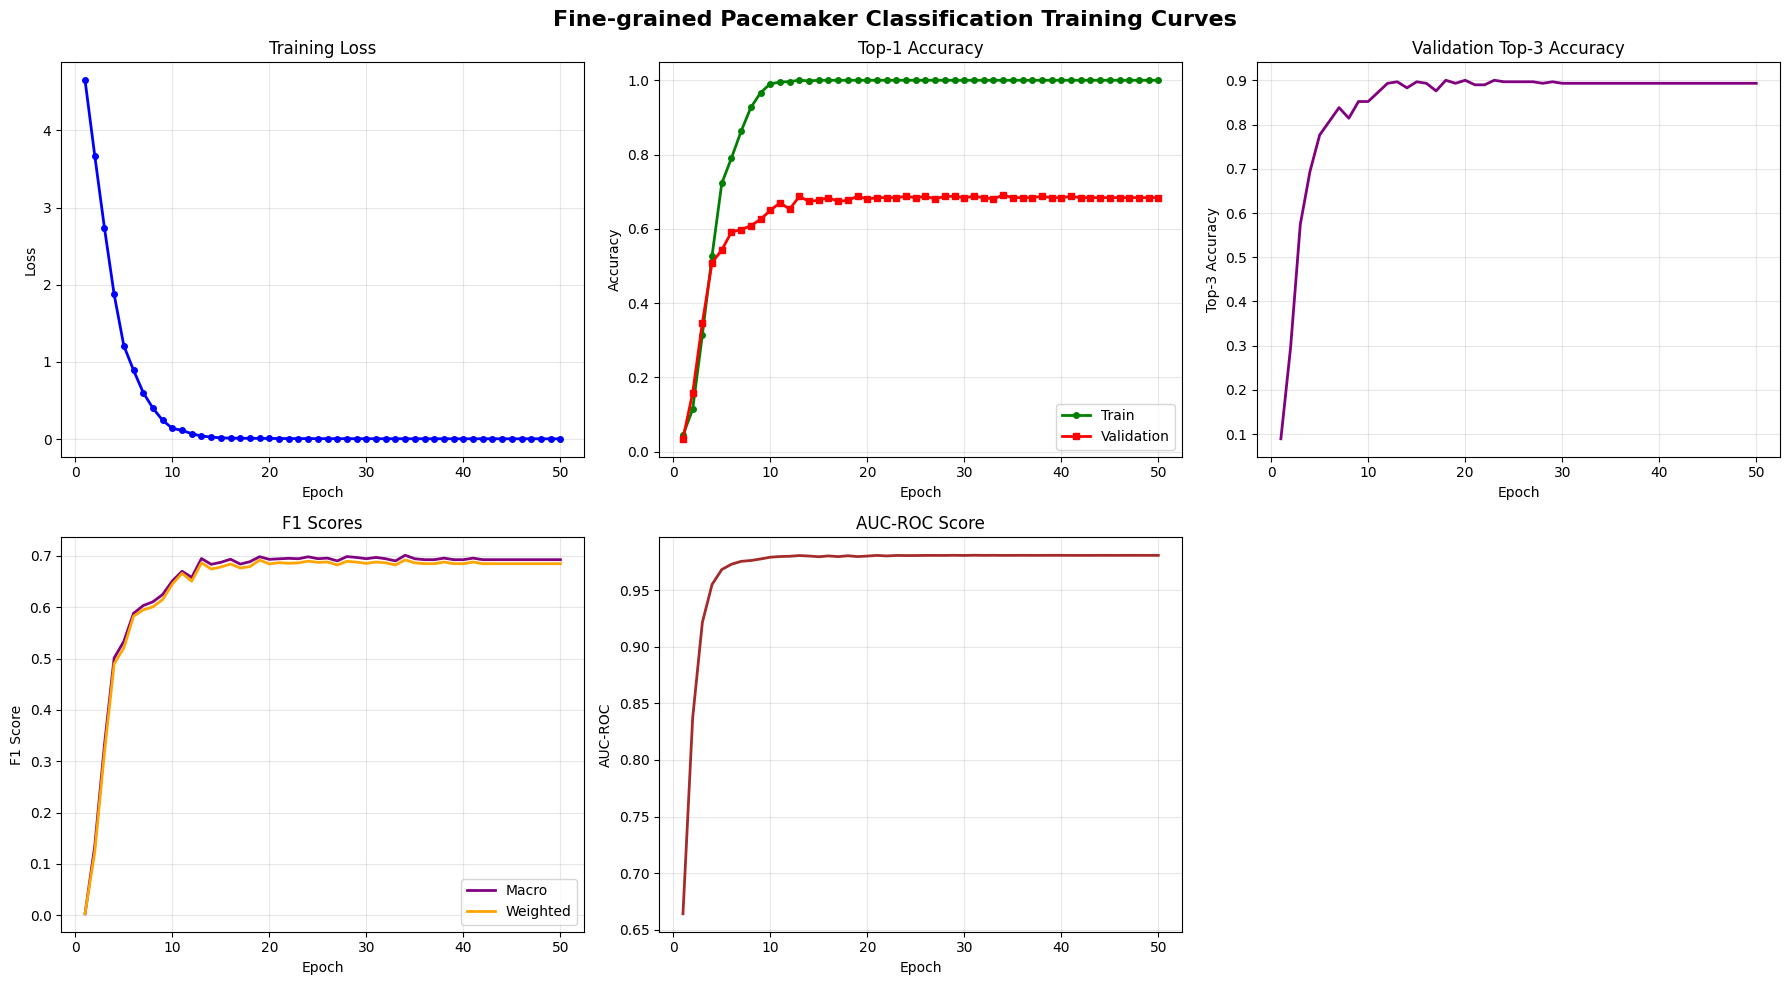

The script that drew this image:
#!/usr/bin/env python
# coding: utf-8

# In[2]:


from collections import OrderedDict
from typing import Tuple, Union

import numpy as np
import torch
import torch.nn.functional as F
from torch import nn


class Bottleneck(nn.Module):
    expansion = 4

    def __init__(self, inplanes, planes, stride=1):
        super().__init__()

        # all conv layers have stride 1. an avgpool is performed after the second convolution when stride > 1
        self.conv1 = nn.Conv2d(inplanes, planes, 1, bias=False)
        self.bn1 = nn.BatchNorm2d(planes)

        self.conv2 = nn.Conv2d(planes, planes, 3, padding=1, bias=False)
        self.bn2 = nn.BatchNorm2d(planes)

        self.avgpool = nn.AvgPool2d(stride) if stride > 1 else nn.Identity()

        self.conv3 = nn.Conv2d(planes, planes * self.expansion, 1, bias=False)
        self.bn3 = nn.BatchNorm2d(planes * self.expansion)

        self.relu = nn.ReLU(inplace=True)
        self.downsample = None
        self.stride = stride

        if stride > 1 or inplanes != planes * Bottleneck.expansion:
            # downsampling layer is prepended with an avgpool, and the subsequent convolution has stride 1
            self.downsample = nn.Sequential(OrderedDict([
                ("-1", nn.AvgPool2d(stride)),
                ("0", nn.Conv2d(inplanes, planes * self.expansion, 1, stride=1, bias=False)),
                ("1", nn.BatchNorm2d(planes * self.expansion))
            ]))

    def forward(self, x: torch.Tensor):
        identity = x

        out = self.relu(self.bn1(self.conv1(x)))
        out = self.relu(self.bn2(self.conv2(out)))
        out = self.avgpool(out)
        out = self.bn3(self.conv3(out))

        if self.downsample is not None:
            identity = self.downsample(x)

        out += identity
        out = self.relu(out)
        return out


class AttentionPool2d(nn.Module):
    def __init__(self, spacial_dim: int, embed_dim: int, num_heads: int, output_dim: int = None):
        super().__init__()
        self.positional_embedding = nn.Parameter(torch.randn(spacial_dim ** 2 + 1, embed_dim) / embed_dim ** 0.5)
        self.k_proj = nn.Linear(embed_dim, embed_dim)
        self.q_proj = nn.Linear(embed_dim, embed_dim)
        self.v_proj = nn.Linear(embed_dim, embed_dim)
        self.c_proj = nn.Linear(embed_dim, output_dim or embed_dim)
        self.num_heads = num_heads

    def forward(self, x):
        x = x.reshape(x.shape[0], x.shape[1], x.shape[2] * x.shape[3]).permute(2, 0, 1)  # NCHW -> (HW)NC
        x = torch.cat([x.mean(dim=0, keepdim=True), x], dim=0)  # (HW+1)NC
        x = x + self.positional_embedding[:, None, :].to(x.dtype)  # (HW+1)NC
        x, _ = F.multi_head_attention_forward(
            query=x, key=x, value=x,
            embed_dim_to_check=x.shape[-1],
            num_heads=self.num_heads,
            q_proj_weight=self.q_proj.weight,
            k_proj_weight=self.k_proj.weight,
            v_proj_weight=self.v_proj.weight,
            in_proj_weight=None,
            in_proj_bias=torch.cat([self.q_proj.bias, self.k_proj.bias, self.v_proj.bias]),
            bias_k=None,
            bias_v=None,
            add_zero_attn=False,
            dropout_p=0,
            out_proj_weight=self.c_proj.weight,
            out_proj_bias=self.c_proj.bias,
            use_separate_proj_weight=True,
            training=self.training,
            need_weights=False
        )

        return x[0]


class ModifiedResNet(nn.Module):
    """
    A ResNet class that is similar to torchvision's but contains the following changes:
    - There are now 3 "stem" convolutions as opposed to 1, with an average pool instead of a max pool.
    - Performs anti-aliasing strided convolutions, where an avgpool is prepended to convolutions with stride > 1
    - The final pooling layer is a QKV attention instead of an average pool
    """

    def __init__(self, layers, output_dim, heads, input_resolution=224, width=64):
        super().__init__()
        self.output_dim = output_dim
        self.input_resolution = input_resolution

        # the 3-layer stem
        self.conv1 = nn.Conv2d(3, width // 2, kernel_size=3, stride=2, padding=1, bias=False)
        self.bn1 = nn.BatchNorm2d(width // 2)
        self.conv2 = nn.Conv2d(width // 2, width // 2, kernel_size=3, padding=1, bias=False)
        self.bn2 = nn.BatchNorm2d(width // 2)
        self.conv3 = nn.Conv2d(width // 2, width, kernel_size=3, padding=1, bias=False)
        self.bn3 = nn.BatchNorm2d(width)
        self.avgpool = nn.AvgPool2d(2)
        self.relu = nn.ReLU(inplace=True)

        # residual layers
        self._inplanes = width  # this is a *mutable* variable used during construction
        self.layer1 = self._make_layer(width, layers[0])
        self.layer2 = self._make_layer(width * 2, layers[1], stride=2)
        self.layer3 = self._make_layer(width * 4, layers[2], stride=2)
        self.layer4 = self._make_layer(width * 8, layers[3], stride=2)

        embed_dim = width * 32  # the ResNet feature dimension
        self.attnpool = AttentionPool2d(input_resolution // 32, embed_dim, heads, output_dim)

    def _make_layer(self, planes, blocks, stride=1):
        layers = [Bottleneck(self._inplanes, planes, stride)]

        self._inplanes = planes * Bottleneck.expansion
        for _ in range(1, blocks):
            layers.append(Bottleneck(self._inplanes, planes))

        return nn.Sequential(*layers)

    def forward(self, x):
        def stem(x):
            for conv, bn in [(self.conv1, self.bn1), (self.conv2, self.bn2), (self.conv3, self.bn3)]:
                x = self.relu(bn(conv(x)))
            x = self.avgpool(x)
            return x

        x = x.type(self.conv1.weight.dtype)
        x = stem(x)
        x = self.layer1(x)
        x = self.layer2(x)
        x = self.layer3(x)
        x = self.layer4(x)
        x = self.attnpool(x)

        return x


class LayerNorm(nn.LayerNorm):
    """Subclass torch's LayerNorm to handle fp16."""

    def forward(self, x: torch.Tensor):
        orig_type = x.dtype
        ret = super().forward(x.type(torch.float32))
        return ret.type(orig_type)


class QuickGELU(nn.Module):
    def forward(self, x: torch.Tensor):
        return x * torch.sigmoid(1.702 * x)


class ResidualAttentionBlock(nn.Module):
    def __init__(self, d_model: int, n_head: int, attn_mask: torch.Tensor = None):
        super().__init__()

        self.attn = nn.MultiheadAttention(d_model, n_head)
        self.ln_1 = LayerNorm(d_model)
        self.mlp = nn.Sequential(OrderedDict([
            ("c_fc", nn.Linear(d_model, d_model * 4)),
            ("gelu", QuickGELU()),
            ("c_proj", nn.Linear(d_model * 4, d_model))
        ]))
        self.ln_2 = LayerNorm(d_model)
        self.attn_mask = attn_mask

    def attention(self, x: torch.Tensor):
        self.attn_mask = self.attn_mask.to(dtype=x.dtype, device=x.device) if self.attn_mask is not None else None
        return self.attn(x, x, x, need_weights=False, attn_mask=self.attn_mask)[0]

    def forward(self, x: torch.Tensor):
        x = x + self.attention(self.ln_1(x))
        x = x + self.mlp(self.ln_2(x))
        return x


class ResidualAttentionBlock_IVLP(nn.Module):
    def __init__(self, d_model: int, n_head: int, attn_mask: torch.Tensor = None, add_prompt=False,
                 text_layer=False, i=0, design_details=None):
        super().__init__()

        self.attn = nn.MultiheadAttention(d_model, n_head)
        self.ln_1 = LayerNorm(d_model)
        self.mlp = nn.Sequential(OrderedDict([
            ("c_fc", nn.Linear(d_model, d_model * 4)),
            ("gelu", QuickGELU()),
            ("c_proj", nn.Linear(d_model * 4, d_model))
        ]))
        self.ln_2 = LayerNorm(d_model)
        # Only add learnable tokens if flag is set True
        # For the first iteration i, we should not add the learnable parameters
        # as it is already been taken care of in the very start, for both text
        # and the visual branch
        self.text_layer = text_layer
        self.attn_mask = attn_mask
        if i != 0:
            self.add_prompt = add_prompt
            if self.add_prompt:
                if self.text_layer:
                    self.n_ctx_text = design_details["language_ctx"]  # hyperparameter
                    ctx_vectors = torch.empty(self.n_ctx_text, d_model)
                else:
                    self.n_ctx_visual = design_details["vision_ctx"]  # hyperparameter
                    ctx_vectors = torch.empty(self.n_ctx_visual, d_model)
                # Code snippet for per layer visual prompts
                nn.init.normal_(ctx_vectors, std=0.02)
                self.VPT_shallow = nn.Parameter(ctx_vectors)
        else:
            self.add_prompt = False

    def attention(self, x: torch.Tensor):
        self.attn_mask = self.attn_mask.to(dtype=x.dtype, device=x.device) if self.attn_mask is not None else None
        return self.attn(x, x, x, need_weights=False, attn_mask=self.attn_mask)[0]

    def forward(self, x: torch.Tensor):
        # Will need to append the learnable tokens for this layer here
        # Check if flag was set for this layer or not
        if self.add_prompt:
            # Also see if this is textual transformer layer or not
            if not self.text_layer:
                # Remove the outputs produced by learnable tokens of previous layer
                prefix = x[0:x.shape[0] - self.n_ctx_visual, :, :]
                # Create/configure learnable tokens of this layer
                visual_context = self.VPT_shallow.expand(x.shape[1], -1, -1).permute(1, 0, 2).half()
                # Add the learnable tokens of this layer with the input, by replacing the previous
                # layer learnable tokens
                x = torch.cat([prefix, visual_context], dim=0)
            else:
                # Appending the learnable tokens in different way
                # x -> [77, NCLS, DIM]
                # First remove the learnable tokens from previous layer
                prefix = x[:1, :, :]
                suffix = x[1 + self.n_ctx_text:, :, :]
                # Create/configure learnable tokens of this layer
                textual_context = self.VPT_shallow.expand(x.shape[1], -1, -1).permute(1, 0, 2).half()
                # Add the learnable tokens of this layer with the input, replaced by previous
                # layer learnable tokens
                x = torch.cat([prefix, textual_context, suffix], dim=0)

        x = x + self.attention(self.ln_1(x))
        x = x + self.mlp(self.ln_2(x))
        return x


class ResidualAttentionBlock_MaPLe(nn.Module):
    def __init__(self, d_model: int, n_head: int, attn_mask: torch.Tensor = None, design_details=None,
                 text_layer=False, i=0):
        super().__init__()

        self.attn = nn.MultiheadAttention(d_model, n_head)
        self.ln_1 = LayerNorm(d_model)
        self.mlp = nn.Sequential(OrderedDict([
            ("c_fc", nn.Linear(d_model, d_model * 4)),
            ("gelu", QuickGELU()),
            ("c_proj", nn.Linear(d_model * 4, d_model))
        ]))
        self.ln_2 = LayerNorm(d_model)
        self.text_layer = text_layer
        self.attn_mask = attn_mask
        self.compound_prompt_nctx = design_details['maple_length']
        if i == 0:
            self.first_layer = True
        else:
            self.first_layer = False

    def attention(self, x: torch.Tensor):
        # Dynamically adjust attention mask based on actual sequence length
        if self.attn_mask is not None:
            attn_mask = self.attn_mask.to(dtype=x.dtype, device=x.device)
            # If sequence length doesn't match mask size, create a new mask
            if attn_mask.shape[0] != x.shape[0]:
                seq_len = x.shape[0]
                attn_mask = torch.empty(seq_len, seq_len, dtype=x.dtype, device=x.device)
                attn_mask.fill_(float("-inf"))
                attn_mask.triu_(1)  # Causal mask
        else:
            attn_mask = None

        return self.attn(x, x, x, need_weights=False, attn_mask=attn_mask)[0]

    def forward(self, inputs):
        x = inputs[0]
        compound_prompts_deeper = inputs[1]
        counter = inputs[2]
        if not self.first_layer:
            if len(compound_prompts_deeper) > 0:
                if not self.text_layer:
                    if not (counter > len(compound_prompts_deeper) - 1):
                        prefix = x[0:x.shape[0] - self.compound_prompt_nctx, :, :]
                        visual_context = compound_prompts_deeper[counter]
                        visual_context = visual_context.expand(x.shape[1], -1, -1).permute(1, 0, 2).half()
                        x = torch.cat([prefix, visual_context], dim=0)
                        counter += 1
                else:
                    if not (counter > len(compound_prompts_deeper) - 1):
                        prefix = x[:1, :, :]
                        suffix = x[1 + self.compound_prompt_nctx:, :, :]
                        textual_context = compound_prompts_deeper[counter]
                        textual_context = textual_context.expand(x.shape[1], -1, -1).permute(1, 0, 2).half()
                        x = torch.cat([prefix, textual_context, suffix], dim=0)
                        counter += 1
        x = x + self.attention(self.ln_1(x))
        x = x + self.mlp(self.ln_2(x))
        return [x, compound_prompts_deeper, counter]


class Transformer(nn.Module):
    def __init__(self, width: int, layers: int, heads: int, attn_mask: torch.Tensor = None, prompts_needed=0,
                 text_layer=False, design_details=None):
        super().__init__()
        self.width = width
        self.layers = layers
        # Implements respective encoder blocks for a given design choice
        current_trainer = design_details['trainer']
        if current_trainer == 'IVLP' or current_trainer == 'VPT':
            self.resblocks = nn.Sequential(*[ResidualAttentionBlock_IVLP(width, heads, attn_mask, True,
                                                                         text_layer, i,
                                                                         design_details) if prompts_needed > i
                                             else ResidualAttentionBlock_IVLP(width, heads, attn_mask, False,
                                                                              text_layer, i, design_details)
                                             for i in range(layers)])
        elif current_trainer == 'MaPLe':
            self.resblocks = nn.Sequential(
                *[ResidualAttentionBlock_MaPLe(width, heads, attn_mask, design_details, text_layer, i)
                  for i in range(layers)])
        else:
            # Corresponds to default CoOp or CoCoOp
            assert current_trainer == 'CoOp' or current_trainer == 'CoCoOp'
            self.resblocks = nn.Sequential(*[ResidualAttentionBlock(width, heads, attn_mask) for _ in range(layers)])

    def forward(self, x: torch.Tensor):
        return self.resblocks(x)


class VisionTransformer(nn.Module):
    def __init__(self, input_resolution: int, patch_size: int, width: int, layers: int, heads: int,
                 output_dim: int, design_details):
        super().__init__()
        self.input_resolution = input_resolution
        self.output_dim = output_dim
        self.conv1 = nn.Conv2d(in_channels=3, out_channels=width, kernel_size=patch_size, stride=patch_size, bias=False)
        if design_details["vision_depth"] == 0:
            self.VPT_shallow = False
        else:
            self.VPT_shallow = True
        if self.VPT_shallow:
            # Add visual prompt tokens here
            n_ctx = design_details["vision_ctx"]  # hyperparameter
            ctx_vectors = torch.empty(n_ctx, width)
            nn.init.normal_(ctx_vectors, std=0.02)
            self.VPT = nn.Parameter(ctx_vectors)
            # self.VPT.half()
        scale = width ** -0.5
        self.class_embedding = nn.Parameter(scale * torch.randn(width))
        self.positional_embedding = nn.Parameter(scale * torch.randn((input_resolution // patch_size) ** 2 + 1, width))
        self.ln_pre = LayerNorm(width)
        # hyper-parameter if need to add prompt embeddings inside to the input
        # of transformer block or not:
        self.prompt_till_layer_visual = design_details["vision_depth"]
        self.transformer = Transformer(width, layers, heads, prompts_needed=self.prompt_till_layer_visual,
                                       design_details=design_details)

        self.ln_post = LayerNorm(width)
        self.proj = nn.Parameter(scale * torch.randn(width, output_dim))

    def forward(self, x: torch.Tensor):
        x = self.conv1(x)  # shape = [*, width, grid, grid]
        x = x.reshape(x.shape[0], x.shape[1], -1)  # shape = [*, width, grid ** 2]
        x = x.permute(0, 2, 1)  # shape = [*, grid ** 2, width]
        x = torch.cat(
            [self.class_embedding.to(x.dtype) + torch.zeros(x.shape[0], 1, x.shape[-1], dtype=x.dtype, device=x.device),
             x], dim=1)  # shape = [*, grid ** 2 + 1, width]
        x = x + self.positional_embedding.to(x.dtype)

        # After positional embeddings, we will attach prompts with the model, remember only those
        # are trainable parameters here in whole image encoder.
        if self.VPT_shallow:
            visual_ctx = self.VPT.expand(x.shape[0], -1, -1).half()
            x = torch.cat([x, visual_ctx], dim=1)
        else:
            assert self.prompt_till_layer_visual == 0

        # Normal code as before
        x = self.ln_pre(x)

        x = x.permute(1, 0, 2)  # NLD -> LND
        x = self.transformer(x)
        x = x.permute(1, 0, 2)  # LND -> NLD

        x = self.ln_post(x[:, 0, :])

        if self.proj is not None:
            x = x @ self.proj

        return x


class VisionTransformer_MaPLe(nn.Module):
    def __init__(self, input_resolution: int, patch_size: int, width: int, layers: int, heads: int, output_dim: int,
                 design_details):
        super().__init__()
        self.input_resolution = input_resolution
        self.output_dim = output_dim
        self.conv1 = nn.Conv2d(in_channels=3, out_channels=width, kernel_size=patch_size, stride=patch_size, bias=False)
        self.VPT_shallow = True
        scale = width ** -0.5
        self.class_embedding = nn.Parameter(scale * torch.randn(width))
        self.positional_embedding = nn.Parameter(scale * torch.randn((input_resolution // patch_size) ** 2 + 1, width))
        self.ln_pre = LayerNorm(width)
        # hyper-parameter if need to add prompt embeddings inside to the input
        # of transformer block or not:
        self.prompt_till_layer_visual = 0
        self.transformer = Transformer(width, layers, heads, design_details=design_details)

        self.ln_post = LayerNorm(width)
        self.proj = nn.Parameter(scale * torch.randn(width, output_dim))

    def forward(self, x: torch.Tensor, shared_ctx, compound_deeper_prompts):
        x = self.conv1(x)  # shape = [*, width, grid, grid]
        x = x.reshape(x.shape[0], x.shape[1], -1)  # shape = [*, width, grid ** 2]
        x = x.permute(0, 2, 1)  # shape = [*, grid ** 2, width]
        x = torch.cat(
            [self.class_embedding.to(x.dtype) + torch.zeros(x.shape[0], 1, x.shape[-1], dtype=x.dtype, device=x.device),
             x], dim=1)  # shape = [*, grid ** 2 + 1, width]
        x = x + self.positional_embedding.to(x.dtype)

        # After positional embeddings, we will attach prompts with the model, remember only those
        # are trainable parameters here in whole image encoder.
        if self.VPT_shallow:
            visual_ctx = shared_ctx.expand(x.shape[0], -1, -1).half()
            x = torch.cat([x, visual_ctx], dim=1)
        else:
            assert self.prompt_till_layer_visual == 0

        # Normal code as before
        x = self.ln_pre(x)

        x = x.permute(1, 0, 2)  # NLD -> LND
        # Again combine the inputs, so nn.sequential can work
        outputs = self.transformer([x, compound_deeper_prompts, 0])  # third argument is counter
        x = outputs[0]
        x = x.permute(1, 0, 2)  # LND -> NLD

        x = self.ln_post(x[:, 0, :])

        if self.proj is not None:
            x = x @ self.proj

        return x


class CLIP(nn.Module):
    def __init__(self,
                 embed_dim: int,
                 # vision
                 image_resolution: int,
                 vision_layers: Union[Tuple[int, int, int, int], int],
                 vision_width: int,
                 vision_patch_size: int,
                 # text
                 context_length: int,
                 vocab_size: int,
                 transformer_width: int,
                 transformer_heads: int,
                 transformer_layers: int,
                 design_details
                 ):
        super().__init__()

        self.context_length = context_length
        trainer = design_details['trainer']

        if isinstance(vision_layers, (tuple, list)):
            vision_heads = vision_width * 32 // 64
            self.visual = ModifiedResNet(
                layers=vision_layers,
                output_dim=embed_dim,
                heads=vision_heads,
                input_resolution=image_resolution,
                width=vision_width
            )
        else:
            vision_heads = vision_width // 64
            if trainer == "MaPLe":
                self.visual = VisionTransformer_MaPLe(
                    input_resolution=image_resolution,
                    patch_size=vision_patch_size,
                    width=vision_width,
                    layers=vision_layers,
                    heads=vision_heads,
                    output_dim=embed_dim,
                    design_details=design_details
                )
            else:
                self.visual = VisionTransformer(
                    input_resolution=image_resolution,
                    patch_size=vision_patch_size,
                    width=vision_width,
                    layers=vision_layers,
                    heads=vision_heads,
                    output_dim=embed_dim,
                    design_details=design_details
                )
        # hyper-parameter if need to add prompt embeddings inside to the input
        # of transformer block or not:
        prompt_till_layer_text = design_details['language_depth']
        self.transformer = Transformer(
            width=transformer_width,
            layers=transformer_layers,
            heads=transformer_heads,
            attn_mask=self.build_attention_mask(),
            prompts_needed=prompt_till_layer_text,
            text_layer=True,
            design_details=design_details
        )

        self.vocab_size = vocab_size
        self.token_embedding = nn.Embedding(vocab_size, transformer_width)
        self.positional_embedding = nn.Parameter(torch.empty(self.context_length, transformer_width))
        self.ln_final = LayerNorm(transformer_width)

        self.text_projection = nn.Parameter(torch.empty(transformer_width, embed_dim))
        self.logit_scale = nn.Parameter(torch.ones([]) * np.log(1 / 0.07))

        self.initialize_parameters()

    def initialize_parameters(self):
        nn.init.normal_(self.token_embedding.weight, std=0.02)
        nn.init.normal_(self.positional_embedding, std=0.01)

        if isinstance(self.visual, ModifiedResNet):
            if self.visual.attnpool is not None:
                std = self.visual.attnpool.c_proj.in_features ** -0.5
                nn.init.normal_(self.visual.attnpool.q_proj.weight, std=std)
                nn.init.normal_(self.visual.attnpool.k_proj.weight, std=std)
                nn.init.normal_(self.visual.attnpool.v_proj.weight, std=std)
                nn.init.normal_(self.visual.attnpool.c_proj.weight, std=std)

            for resnet_block in [self.visual.layer1, self.visual.layer2, self.visual.layer3, self.visual.layer4]:
                for name, param in resnet_block.named_parameters():
                    if name.endswith("bn3.weight"):
                        nn.init.zeros_(param)

        proj_std = (self.transformer.width ** -0.5) * ((2 * self.transformer.layers) ** -0.5)
        attn_std = self.transformer.width ** -0.5
        fc_std = (2 * self.transformer.width) ** -0.5
        for block in self.transformer.resblocks:
            nn.init.normal_(block.attn.in_proj_weight, std=attn_std)
            nn.init.normal_(block.attn.out_proj.weight, std=proj_std)
            nn.init.normal_(block.mlp.c_fc.weight, std=fc_std)
            nn.init.normal_(block.mlp.c_proj.weight, std=proj_std)

        if self.text_projection is not None:
            nn.init.normal_(self.text_projection, std=self.transformer.width ** -0.5)

    def build_attention_mask(self):
        # lazily create causal attention mask, with full attention between the vision tokens
        # pytorch uses additive attention mask; fill with -inf
        mask = torch.empty(self.context_length, self.context_length)
        mask.fill_(float("-inf"))
        mask.triu_(1)  # zero out the lower diagonal
        return mask

    @property
    def dtype(self):
        return self.visual.conv1.weight.dtype

    def encode_image(self, image):
        return self.visual(image.type(self.dtype))

    def encode_text(self, text):
        x = self.token_embedding(text).type(self.dtype)  # [batch_size, n_ctx, d_model]

        x = x + self.positional_embedding.type(self.dtype)
        x = x.permute(1, 0, 2)  # NLD -> LND
        x = self.transformer(x)
        x = x.permute(1, 0, 2)  # LND -> NLD
        x = self.ln_final(x).type(self.dtype)

        # x.shape = [batch_size, n_ctx, transformer.width]
        # take features from the eot embedding (eot_token is the highest number in each sequence)
        x = x[torch.arange(x.shape[0]), text.argmax(dim=-1)] @ self.text_projection

        return x

    def forward(self, image, text):
        image_features = self.encode_image(image)
        text_features = self.encode_text(text)

        # normalized features
        image_features = image_features / image_features.norm(dim=-1, keepdim=True)
        text_features = text_features / text_features.norm(dim=-1, keepdim=True)

        # cosine similarity as logits
        logit_scale = self.logit_scale.exp()
        logits_per_image = logit_scale * image_features @ text_features.t()
        logits_per_text = logit_scale * text_features @ image_features.t()

        # shape = [global_batch_size, global_batch_size]
        return logits_per_image, logits_per_text


def convert_weights(model: nn.Module):
    """Convert applicable model parameters to fp16"""

    def _convert_weights_to_fp16(l):
        if isinstance(l, (nn.Conv1d, nn.Conv2d, nn.Linear)):
            l.weight.data = l.weight.data.half()
            if l.bias is not None:
                l.bias.data = l.bias.data.half()

        if isinstance(l, nn.MultiheadAttention):
            for attr in [*[f"{s}_proj_weight" for s in ["in", "q", "k", "v"]], "in_proj_bias", "bias_k", "bias_v"]:
                tensor = getattr(l, attr)
                if tensor is not None:
                    tensor.data = tensor.data.half()

        for name in ["text_projection", "proj"]:
            if hasattr(l, name):
                attr = getattr(l, name)
                if attr is not None:
                    attr.data = attr.data.half()

    model.apply(_convert_weights_to_fp16)


def build_model(state_dict: dict, design_details):
    vit = "visual.proj" in state_dict

    if vit:
        vision_width = state_dict["visual.conv1.weight"].shape[0]
        vision_layers = len(
            [k for k in state_dict.keys() if k.startswith("visual.") and k.endswith(".attn.in_proj_weight")])
        vision_patch_size = state_dict["visual.conv1.weight"].shape[-1]
        grid_size = round((state_dict["visual.positional_embedding"].shape[0] - 1) ** 0.5)
        image_resolution = vision_patch_size * grid_size
    else:
        counts: list = [len(set(k.split(".")[2] for k in state_dict if k.startswith(f"visual.layer{b}"))) for b in
                        [1, 2, 3, 4]]
        vision_layers = tuple(counts)
        vision_width = state_dict["visual.layer1.0.conv1.weight"].shape[0]
        output_width = round((state_dict["visual.attnpool.positional_embedding"].shape[0] - 1) ** 0.5)
        vision_patch_size = None
        assert output_width ** 2 + 1 == state_dict["visual.attnpool.positional_embedding"].shape[0]
        image_resolution = output_width * 32

    embed_dim = state_dict["text_projection"].shape[1]
    context_length = state_dict["positional_embedding"].shape[0]
    vocab_size = state_dict["token_embedding.weight"].shape[0]
    transformer_width = state_dict["ln_final.weight"].shape[0]
    transformer_heads = transformer_width // 64
    transformer_layers = len(set(k.split(".")[2] for k in state_dict if k.startswith(f"transformer.resblocks")))

    model = CLIP(
        embed_dim,
        image_resolution, vision_layers, vision_width, vision_patch_size,
        context_length, vocab_size, transformer_width, transformer_heads, transformer_layers, design_details
    )

    for key in ["input_resolution", "context_length", "vocab_size"]:
        if key in state_dict:
            del state_dict[key]

    convert_weights(model)
    try:
        model.load_state_dict(state_dict)
    except:
        missing_keys, _ = model.load_state_dict(state_dict, strict=False)
        print('Weights not found for some missing keys: ', missing_keys)
    return model.eval()


# In[4]:


get_ipython().system('pip install ftfy')


# In[5]:


import gzip
import html
import os
from functools import lru_cache

import ftfy
import regex as re


@lru_cache()
def default_bpe():
    # Use the Kaggle input path directly
    return "/kaggle/input/simple-vocab/bpe_simple_vocab_16e6.txt"

@lru_cache()
def bytes_to_unicode():
    """
    Returns list of utf-8 byte and a corresponding list of unicode strings.
    The reversible bpe codes work on unicode strings.
    This means you need a large # of unicode characters in your vocab if you want to avoid UNKs.
    When you're at something like a 10B token dataset you end up needing around 5K for decent coverage.
    This is a signficant percentage of your normal, say, 32K bpe vocab.
    To avoid that, we want lookup tables between utf-8 bytes and unicode strings.
    And avoids mapping to whitespace/control characters the bpe code barfs on.
    """
    bs = list(range(ord("!"), ord("~")+1))+list(range(ord("¡"), ord("¬")+1))+list(range(ord("®"), ord("ÿ")+1))
    cs = bs[:]
    n = 0
    for b in range(2**8):
        if b not in bs:
            bs.append(b)
            cs.append(2**8+n)
            n += 1
    cs = [chr(n) for n in cs]
    return dict(zip(bs, cs))


def get_pairs(word):
    """Return set of symbol pairs in a word.
    Word is represented as tuple of symbols (symbols being variable-length strings).
    """
    pairs = set()
    prev_char = word[0]
    for char in word[1:]:
        pairs.add((prev_char, char))
        prev_char = char
    return pairs


def basic_clean(text):
    text = ftfy.fix_text(text)
    text = html.unescape(html.unescape(text))
    return text.strip()


def whitespace_clean(text):
    text = re.sub(r'\s+', ' ', text)
    text = text.strip()
    return text


class SimpleTokenizer(object):
    def __init__(self, bpe_path: str = default_bpe()):
        self.byte_encoder = bytes_to_unicode()
        self.byte_decoder = {v: k for k, v in self.byte_encoder.items()}
        with open(bpe_path, "r", encoding="utf-8") as f:
            merges = f.read().splitlines()
        merges = merges[1:49152-256-2+1]
        merges = [tuple(merge.split()) for merge in merges]
        vocab = list(bytes_to_unicode().values())
        vocab = vocab + [v+'</w>' for v in vocab]
        for merge in merges:
            vocab.append(''.join(merge))
        vocab.extend(['<|startoftext|>', '<|endoftext|>'])
        self.encoder = dict(zip(vocab, range(len(vocab))))
        self.decoder = {v: k for k, v in self.encoder.items()}
        self.bpe_ranks = dict(zip(merges, range(len(merges))))
        self.cache = {'<|startoftext|>': '<|startoftext|>', '<|endoftext|>': '<|endoftext|>'}
        self.pat = re.compile(r"""<\|startoftext\|>|<\|endoftext\|>|'s|'t|'re|'ve|'m|'ll|'d|[\p{L}]+|[\p{N}]|[^\s\p{L}\p{N}]+""", re.IGNORECASE)

    def bpe(self, token):
        if token in self.cache:
            return self.cache[token]
        word = tuple(token[:-1]) + ( token[-1] + '</w>',)
        pairs = get_pairs(word)

        if not pairs:
            return token+'</w>'

        while True:
            bigram = min(pairs, key = lambda pair: self.bpe_ranks.get(pair, float('inf')))
            if bigram not in self.bpe_ranks:
                break
            first, second = bigram
            new_word = []
            i = 0
            while i < len(word):
                try:
                    j = word.index(first, i)
                    new_word.extend(word[i:j])
                    i = j
                except:
                    new_word.extend(word[i:])
                    break

                if word[i] == first and i < len(word)-1 and word[i+1] == second:
                    new_word.append(first+second)
                    i += 2
                else:
                    new_word.append(word[i])
                    i += 1
            new_word = tuple(new_word)
            word = new_word
            if len(word) == 1:
                break
            else:
                pairs = get_pairs(word)
        word = ' '.join(word)
        self.cache[token] = word
        return word

    def encode(self, text):
        bpe_tokens = []
        text = whitespace_clean(basic_clean(text)).lower()
        for token in re.findall(self.pat, text):
            token = ''.join(self.byte_encoder[b] for b in token.encode('utf-8'))
            bpe_tokens.extend(self.encoder[bpe_token] for bpe_token in self.bpe(token).split(' '))
        return bpe_tokens

    def decode(self, tokens):
        text = ''.join([self.decoder[token] for token in tokens])
        text = bytearray([self.byte_decoder[c] for c in text]).decode('utf-8', errors="replace").replace('</w>', ' ')
        return text


# In[6]:


import hashlib
import os
import urllib
import warnings
from typing import Union, List

import torch
from PIL import Image
from torchvision.transforms import Compose, Resize, CenterCrop, ToTensor, Normalize
from tqdm import tqdm

try:
    from torchvision.transforms import InterpolationMode
    BICUBIC = InterpolationMode.BICUBIC
except ImportError:
    BICUBIC = Image.BICUBIC


if torch.__version__.split(".") < ["1", "7", "1"]:
    warnings.warn("PyTorch version 1.7.1 or higher is recommended")


__all__ = ["available_models", "load", "tokenize"]
_Tokenizer = SimpleTokenizer
_tokenizer = _Tokenizer()  # this now works the same as before

_MODELS = {
    "RN50": "https://openaipublic.azureedge.net/clip/models/afeb0e10f9e5a86da6080e35cf09123aca3b358a0c3e3b6c78a7b63bc04b6762/RN50.pt",
    "RN101": "https://openaipublic.azureedge.net/clip/models/8fa8567bab74a42d41c5915025a8e4538c3bdbe8804a470a72f30b0d94fab599/RN101.pt",
    "RN50x4": "https://openaipublic.azureedge.net/clip/models/7e526bd135e493cef0776de27d5f42653e6b4c8bf9e0f653bb11773263205fdd/RN50x4.pt",
    "RN50x16": "https://openaipublic.azureedge.net/clip/models/52378b407f34354e150460fe41077663dd5b39c54cd0bfd2b27167a4a06ec9aa/RN50x16.pt",
    "ViT-B/32": "https://openaipublic.azureedge.net/clip/models/40d365715913c9da98579312b702a82c18be219cc2a73407c4526f58eba950af/ViT-B-32.pt",
    "ViT-B/16": "https://openaipublic.azureedge.net/clip/models/5806e77cd80f8b59890b7e101eabd078d9fb84e6937f9e85e4ecb61988df416f/ViT-B-16.pt",
}


def _download(url: str, root: str = os.path.expanduser("~/.cache/clip")):
    os.makedirs(root, exist_ok=True)
    filename = os.path.basename(url)

    expected_sha256 = url.split("/")[-2]
    download_target = os.path.join(root, filename)

    if os.path.exists(download_target) and not os.path.isfile(download_target):
        raise RuntimeError(f"{download_target} exists and is not a regular file")

    if os.path.isfile(download_target):
        if hashlib.sha256(open(download_target, "rb").read()).hexdigest() == expected_sha256:
            return download_target
        else:
            warnings.warn(f"{download_target} exists, but the SHA256 checksum does not match; re-downloading the file")

    with urllib.request.urlopen(url) as source, open(download_target, "wb") as output:
        with tqdm(total=int(source.info().get("Content-Length")), ncols=80, unit='iB', unit_scale=True) as loop:
            while True:
                buffer = source.read(8192)
                if not buffer:
                    break

                output.write(buffer)
                loop.update(len(buffer))

    if hashlib.sha256(open(download_target, "rb").read()).hexdigest() != expected_sha256:
        raise RuntimeError(f"Model has been downloaded but the SHA256 checksum does not not match")

    return download_target


def _transform(n_px):
    return Compose([
        Resize(n_px, interpolation=BICUBIC),
        CenterCrop(n_px),
        lambda image: image.convert("RGB"),
        ToTensor(),
        Normalize((0.48145466, 0.4578275, 0.40821073), (0.26862954, 0.26130258, 0.27577711)),
    ])


def available_models() -> List[str]:
    """Returns the names of available CLIP models"""
    return list(_MODELS.keys())


def load(name: str, device: Union[str, torch.device] = "cuda" if torch.cuda.is_available() else "cpu", jit=False):
    """Load a CLIP model

    Parameters
    ----------
    name : str
        A model name listed by `available_models()`, or the path to a model checkpoint containing the state_dict

    device : Union[str, torch.device]
        The device to put the loaded model

    jit : bool
        Whether to load the optimized JIT model or more hackable non-JIT model (default).

    Returns
    -------
    model : torch.nn.Module
        The CLIP model

    preprocess : Callable[[PIL.Image], torch.Tensor]
        A torchvision transform that converts a PIL image into a tensor that the returned model can take as its input
    """
    if name in _MODELS:
        model_path = _download(_MODELS[name])
    elif os.path.isfile(name):
        model_path = name
    else:
        raise RuntimeError(f"Model {name} not found; available models = {available_models()}")

    try:
        # loading JIT archive
        model = torch.jit.load(model_path, map_location=device if jit else "cpu").eval()
        state_dict = None
    except RuntimeError:
        # loading saved state dict
        if jit:
            warnings.warn(f"File {model_path} is not a JIT archive. Loading as a state dict instead")
            jit = False
        state_dict = torch.load(model_path, map_location="cpu")

    if not jit:

        model = build_model(state_dict or model.state_dict(),None).to(device)
        if str(device) == "cpu":
            model.float()
        return model, _transform(model.visual.input_resolution)

    # patch the device names
    device_holder = torch.jit.trace(lambda: torch.ones([]).to(torch.device(device)), example_inputs=[])
    device_node = [n for n in device_holder.graph.findAllNodes("prim::Constant") if "Device" in repr(n)][-1]

    def patch_device(module):
        try:
            graphs = [module.graph] if hasattr(module, "graph") else []
        except RuntimeError:
            graphs = []

        if hasattr(module, "forward1"):
            graphs.append(module.forward1.graph)

        for graph in graphs:
            for node in graph.findAllNodes("prim::Constant"):
                if "value" in node.attributeNames() and str(node["value"]).startswith("cuda"):
                    node.copyAttributes(device_node)

    model.apply(patch_device)
    patch_device(model.encode_image)
    patch_device(model.encode_text)

    # patch dtype to float32 on CPU
    if str(device) == "cpu":
        float_holder = torch.jit.trace(lambda: torch.ones([]).float(), example_inputs=[])
        float_input = list(float_holder.graph.findNode("aten::to").inputs())[1]
        float_node = float_input.node()

        def patch_float(module):
            try:
                graphs = [module.graph] if hasattr(module, "graph") else []
            except RuntimeError:
                graphs = []

            if hasattr(module, "forward1"):
                graphs.append(module.forward1.graph)

            for graph in graphs:
                for node in graph.findAllNodes("aten::to"):
                    inputs = list(node.inputs())
                    for i in [1, 2]:  # dtype can be the second or third argument to aten::to()
                        if inputs[i].node()["value"] == 5:
                            inputs[i].node().copyAttributes(float_node)

        model.apply(patch_float)
        patch_float(model.encode_image)
        patch_float(model.encode_text)

        model.float()

    return model, _transform(model.input_resolution.item())


def tokenize(texts: Union[str, List[str]], context_length: int = 77, truncate: bool = False) -> torch.LongTensor:
    """
    Returns the tokenized representation of given input string(s)

    Parameters
    ----------
    texts : Union[str, List[str]]
        An input string or a list of input strings to tokenize

    context_length : int
        The context length to use; all CLIP models use 77 as the context length

    truncate: bool
        Whether to truncate the text in case its encoding is longer than the context length

    Returns
    -------
    A two-dimensional tensor containing the resulting tokens, shape = [number of input strings, context_length]
    """
    if isinstance(texts, str):
        texts = [texts]

    sot_token = _tokenizer.encoder["<|startoftext|>"]
    eot_token = _tokenizer.encoder["<|endoftext|>"]
    all_tokens = [[sot_token] + _tokenizer.encode(text) + [eot_token] for text in texts]
    result = torch.zeros(len(all_tokens), context_length, dtype=torch.long)

    for i, tokens in enumerate(all_tokens):
        if len(tokens) > context_length:
            if truncate:
                tokens = tokens[:context_length]
                tokens[-1] = eot_token
            else:
                raise RuntimeError(f"Input {texts[i]} is too long for context length {context_length}")
        result[i, :len(tokens)] = torch.tensor(tokens)

    return result


# In[12]:


import os
import os.path as osp
from collections import OrderedDict
import math
import copy
import torch
import torch.nn as nn
from torch.nn import functional as F
from torch.cuda.amp import GradScaler, autocast
from torch.utils.data import Dataset, DataLoader
import pandas as pd
import numpy as np
from PIL import Image
from sklearn.preprocessing import LabelEncoder
from sklearn.model_selection import train_test_split
from sklearn.metrics import f1_score, roc_auc_score, top_k_accuracy_score
import matplotlib.pyplot as plt

_Tokenizer = SimpleTokenizer
_tokenizer = _Tokenizer()

# ============== Configuration Class ==============
class Config:
    def __init__(self):
        self.MODEL = type('obj', (object,), {
            'BACKBONE': type('obj', (object,), {'NAME': 'ViT-B/32'})(),
            'INIT_WEIGHTS': None
        })()

        self.TRAINER = type('obj', (object,), {
            'MAPLE': type('obj', (object,), {
                'N_CTX': 10,
                'CTX_INIT': '',
                'PREC': 'fp32',
                'PROMPT_DEPTH': 12
            })()
        })()

        self.OPTIM = type('obj', (object,), {
            'NAME': 'adamw',
            'LR': 0.00025,
            'WEIGHT_DECAY': 0.0005,
            'MAX_EPOCH': 50,
            'LR_SCHEDULER': 'cosine',
            'WARMUP_EPOCH': 1,
            'WARMUP_CONS_LR': 1e-5
        })()

        self.INPUT = type('obj', (object,), {
            'SIZE': [224, 224]
        })()


# ============== Data Loading ==============
class PacemakerDataset(Dataset):
    """Pacemaker dataset for CLIP-based models"""

    def __init__(self, root_dir, preprocess=None, label_encoder=None):
        self.root_dir = root_dir
        self.preprocess = preprocess
        self.label_encoder = label_encoder

        # Collect image paths + class folders
        self.samples = []
        for class_folder in os.listdir(root_dir):
            class_path = os.path.join(root_dir, class_folder)
            if not os.path.isdir(class_path):
                continue

            for fname in os.listdir(class_path):
                if fname.lower().endswith((".jpg", ".jpeg", ".png")):
                    self.samples.append({
                        "filepath": os.path.join(class_path, fname),
                        "class_name": class_folder
                    })

        # Encode labels using fine-grained class names
        all_labels = [s["class_name"] for s in self.samples]

        if self.label_encoder is None:
            self.label_encoder = LabelEncoder()
            self.labels = self.label_encoder.fit_transform(all_labels)
        else:
            self.labels = self.label_encoder.transform(all_labels)

        # Attach labels to samples
        for i, s in enumerate(self.samples):
            s["label"] = self.labels[i]

        self.num_classes = len(self.label_encoder.classes_)

    def __len__(self):
        return len(self.samples)

    def __getitem__(self, idx):
        sample = self.samples[idx]

        # Load image
        image = Image.open(sample["filepath"]).convert("RGB")

        # Preprocess
        if self.preprocess:
            image = self.preprocess(image)

        return {
            "img": image,
            "label": sample["label"],
            "class_name": sample["class_name"]
        }


def create_pacemaker_datasets(root_dir, preprocess=None, val_split=0.2, random_state=42):
    """
    Create train/val/test datasets from pacemaker directory structure
    """
    train_root = os.path.join(root_dir, "Train")
    test_root = os.path.join(root_dir, "Test")

    # Load full train dataset first
    full_train_dataset = PacemakerDataset(train_root, preprocess=preprocess)

    # Extract samples and labels
    samples = full_train_dataset.samples
    labels = [s["label"] for s in samples]

    # Train/val split
    train_idx, val_idx = train_test_split(
        range(len(samples)),
        test_size=val_split,
        stratify=labels,
        random_state=random_state
    )

    # Build train/val datasets from indices
    train_samples = [samples[i] for i in train_idx]
    val_samples = [samples[i] for i in val_idx]

    train_dataset = PacemakerDataset(train_root, preprocess=preprocess, 
                                     label_encoder=full_train_dataset.label_encoder)
    val_dataset = PacemakerDataset(train_root, preprocess=preprocess, 
                                   label_encoder=full_train_dataset.label_encoder)

    # Overwrite with split samples
    train_dataset.samples = train_samples
    train_dataset.labels = [s["label"] for s in train_samples]

    val_dataset.samples = val_samples
    val_dataset.labels = [s["label"] for s in val_samples]

    # Test dataset (use same label encoder)
    test_dataset = PacemakerDataset(test_root, preprocess=preprocess, 
                                    label_encoder=full_train_dataset.label_encoder)

    print(f"Train samples: {len(train_dataset)}")
    print(f"Val samples: {len(val_dataset)}")
    print(f"Test samples: {len(test_dataset)}")

    return train_dataset, val_dataset, test_dataset


# ============== CLIP Loader ==============
def load_clip_to_cpu(backbone_name):
    url = _MODELS[backbone_name]
    model_path = _download(url)

    try:
        model = torch.jit.load(model_path, map_location="cpu").eval()
        state_dict = None
    except RuntimeError:
        state_dict = torch.load(model_path, map_location="cpu")

    design_details = {
        "trainer": 'MaPLe',
        "vision_depth": 0,
        "language_depth": 0,
        "vision_ctx": 0,
        "language_ctx": 0,
        "maple_length": 2
    }

    model = build_model(state_dict or model.state_dict(), design_details)
    return model


# ============== Model Components ==============
class TextEncoder(nn.Module):
    def __init__(self, clip_model):
        super().__init__()
        self.transformer = clip_model.transformer
        self.positional_embedding = clip_model.positional_embedding
        self.ln_final = clip_model.ln_final
        self.text_projection = clip_model.text_projection
        self.dtype = clip_model.dtype

    def forward(self, prompts, tokenized_prompts, compound_prompts_deeper_text):
        x = prompts + self.positional_embedding.type(self.dtype)
        x = x.permute(1, 0, 2)
        combined = [x, compound_prompts_deeper_text, 0]
        outputs = self.transformer(combined)
        x = outputs[0]
        x = x.permute(1, 0, 2)
        x = self.ln_final(x).type(self.dtype)
        x = x[torch.arange(x.shape[0]), tokenized_prompts.argmax(dim=-1)] @ self.text_projection
        return x

class MultiModalPromptLearner(nn.Module):
    def __init__(self, cfg, classnames, clip_model):
        super().__init__()
        n_cls = len(classnames)
        n_ctx = cfg.TRAINER.MAPLE.N_CTX
        ctx_init = cfg.TRAINER.MAPLE.CTX_INIT
        dtype = clip_model.dtype
        ctx_dim = clip_model.ln_final.weight.shape[0]
        self.compound_prompts_depth = cfg.TRAINER.MAPLE.PROMPT_DEPTH

        if ctx_init and (n_ctx) <= 4:
            ctx_init = ctx_init.replace("_", " ")
            prompt = tokenize(ctx_init)
            with torch.no_grad():
                embedding = clip_model.token_embedding(prompt).type(dtype)
            ctx_vectors = embedding[0, 1: 1 + n_ctx, :]
            prompt_prefix = ctx_init
        else:
            ctx_vectors = torch.empty(n_ctx, ctx_dim, dtype=dtype)
            nn.init.normal_(ctx_vectors, std=0.02)
            prompt_prefix = " ".join(["X"] * n_ctx)

        print(f'Initial context: "{prompt_prefix}"')
        print(f"Number of MaPLe context words (tokens): {n_ctx}")
        print(f"Number of classes: {n_cls}")

        # Class-specific TEXT context vectors: [n_cls, n_ctx, ctx_dim]
        ctx_vectors_all = ctx_vectors.unsqueeze(0).expand(n_cls, -1, -1).clone()
        self.ctx = nn.Parameter(ctx_vectors_all)

        # SHARED visual context projection (not class-specific)
        self.proj = nn.Linear(ctx_dim, 768)

        # Class-specific TEXT compound prompts for deeper layers
        self.compound_prompts_text = nn.ParameterList([
            nn.Parameter(torch.empty(n_cls, n_ctx, 512))
            for _ in range(self.compound_prompts_depth - 1)
        ])
        for single_para in self.compound_prompts_text:
            nn.init.normal_(single_para, std=0.02)

        # SHARED visual prompt projections
        single_layer = nn.Linear(ctx_dim, 768)
        self.compound_prompt_projections = _get_clones(single_layer, self.compound_prompts_depth - 1)

        classnames = [name.replace("_", " ") for name in classnames]
        name_lens = [len(_tokenizer.encode(name)) for name in classnames]
        prompts = [prompt_prefix + " " + name + "." for name in classnames]

        tokenized_prompts = torch.cat([tokenize(p) for p in prompts])
        with torch.no_grad():
            embedding = clip_model.token_embedding(tokenized_prompts).type(dtype)

        self.register_buffer("token_prefix", embedding[:, :1, :])
        self.register_buffer("token_suffix", embedding[:, 1 + n_ctx:, :])

        self.n_cls = n_cls
        self.n_ctx = n_ctx
        self.tokenized_prompts = tokenized_prompts
        self.name_lens = name_lens

    def forward(self):
        # Text prompts: class-specific [n_cls, seq_len, dim]
        ctx = self.ctx
        prefix = self.token_prefix
        suffix = self.token_suffix
        prompts = torch.cat([prefix, ctx, suffix], dim=1)

        # Visual prompts: SHARED across classes
        # Take mean across class dimension to get shared visual context
        shared_ctx = self.ctx.mean(dim=0, keepdim=True)  # [1, n_ctx, ctx_dim]
        shared_ctx = self.proj(shared_ctx)  # [1, n_ctx, 768]

        # Compound visual prompts: also SHARED
        visual_deep_prompts = []
        for index, layer in enumerate(self.compound_prompt_projections):
            # Average text prompts across classes for visual encoder
            compound_prompt = self.compound_prompts_text[index].mean(dim=0, keepdim=True)  # [1, n_ctx, 512]
            projected = layer(compound_prompt)  # [1, n_ctx, 768]
            visual_deep_prompts.append(projected)

        return prompts, shared_ctx, self.compound_prompts_text, visual_deep_prompts


class CustomCLIP(nn.Module):
    def __init__(self, cfg, classnames, clip_model):
        super().__init__()
        self.prompt_learner = MultiModalPromptLearner(cfg, classnames, clip_model)
        self.tokenized_prompts = self.prompt_learner.tokenized_prompts
        self.image_encoder = clip_model.visual
        self.text_encoder = TextEncoder(clip_model)
        self.logit_scale = clip_model.logit_scale
        self.dtype = clip_model.dtype
        self.n_cls = len(classnames)

    def forward(self, image, label=None):
        tokenized_prompts = self.tokenized_prompts
        logit_scale = self.logit_scale.exp()

        prompts, shared_ctx, deep_compound_prompts_text, deep_compound_prompts_vision = self.prompt_learner()

        # Text features: class-specific [n_cls, embed_dim]
        text_features = self.text_encoder(prompts, tokenized_prompts, deep_compound_prompts_text)
        text_features = text_features / text_features.norm(dim=-1, keepdim=True)

        # Image features: uses SHARED visual prompts [batch_size, embed_dim]
        batch_size = image.shape[0]
        shared_ctx_expanded = shared_ctx.expand(batch_size, -1, -1)  # [batch_size, n_ctx, 768]
        shared_deep_prompts = [dp.expand(batch_size, -1, -1) for dp in deep_compound_prompts_vision]

        image_features = self.image_encoder(image.type(self.dtype), shared_ctx_expanded, shared_deep_prompts)
        image_features = image_features / image_features.norm(dim=-1, keepdim=True)

        # Compute logits: [batch_size, n_cls]
        logits = logit_scale * image_features @ text_features.t()

        if self.training and label is not None:
            return F.cross_entropy(logits, label)

        return logits


def _get_clones(module, N):
    return nn.ModuleList([copy.deepcopy(module) for i in range(N)])


# ============== Training & Evaluation ==============
def train_epoch(model, train_loader, optimizer, scaler, device, epoch, use_amp=False):
    model.train()
    total_loss = 0
    correct = 0
    total = 0

    for batch_idx, batch in enumerate(train_loader):
        image = batch['img'].to(device)
        label = batch['label'].to(device)

        optimizer.zero_grad()

        if use_amp:
            with autocast():
                loss = model(image, label)
            scaler.scale(loss).backward()
            scaler.step(optimizer)
            scaler.update()
        else:
            loss = model(image, label)
            loss.backward()
            optimizer.step()

        # Calculate training accuracy
        with torch.no_grad():
            model.eval()
            logits = model(image)
            model.train()
            preds = logits.argmax(dim=1)
            correct += (preds == label).sum().item()
            total += label.size(0)

        total_loss += loss.item()

        if (batch_idx + 1) % 10 == 0:
            print(f"Epoch [{epoch}] Batch [{batch_idx+1}/{len(train_loader)}] Loss: {loss.item():.4f}")

    avg_loss = total_loss / len(train_loader)
    accuracy = correct / total
    return avg_loss, accuracy


@torch.no_grad()
def evaluate(model, data_loader, device, num_classes):
    model.eval()
    all_preds = []
    all_labels = []
    all_probs = []

    for batch in data_loader:
        image = batch['img'].to(device)
        label = batch['label'].to(device)

        logits = model(image)
        probs = F.softmax(logits, dim=1)
        preds = logits.argmax(dim=1)

        all_preds.append(preds.cpu())
        all_labels.append(label.cpu())
        all_probs.append(probs.cpu())

    all_preds = torch.cat(all_preds).numpy()
    all_labels = torch.cat(all_labels).numpy()
    all_probs = torch.cat(all_probs).numpy()

    # Calculate metrics
    top1_accuracy = (all_preds == all_labels).mean()

    # Top-3 accuracy
    if num_classes >= 3:
        top3_accuracy = top_k_accuracy_score(all_labels, all_probs, k=3)
    else:
        top3_accuracy = top1_accuracy

    f1_macro = f1_score(all_labels, all_preds, average='macro')
    f1_weighted = f1_score(all_labels, all_preds, average='weighted')

    # AUC-ROC
    if num_classes == 2:
        auc_roc = roc_auc_score(all_labels, all_probs[:, 1])
    else:
        auc_roc = roc_auc_score(all_labels, all_probs, multi_class='ovr', average='macro')

    metrics = {
        'top1_accuracy': top1_accuracy,
        'top3_accuracy': top3_accuracy,
        'f1_macro': f1_macro,
        'f1_weighted': f1_weighted,
        'auc_roc': auc_roc
    }

    return metrics


def plot_training_curves(history, save_path='training_curves.png'):
    """Plot training curves"""
    epochs = range(1, len(history['train_loss']) + 1)

    fig, axes = plt.subplots(2, 3, figsize=(18, 10))
    fig.suptitle('Fine-grained Pacemaker Classification Training Curves', fontsize=16, fontweight='bold')

    # Training loss
    axes[0, 0].plot(epochs, history['train_loss'], 'b-o', linewidth=2, markersize=4)
    axes[0, 0].set_xlabel('Epoch')
    axes[0, 0].set_ylabel('Loss')
    axes[0, 0].set_title('Training Loss')
    axes[0, 0].grid(True, alpha=0.3)

    # Training & Validation Accuracy
    axes[0, 1].plot(epochs, history['train_acc'], 'g-o', label='Train', linewidth=2, markersize=4)
    axes[0, 1].plot(epochs, history['val_acc'], 'r-s', label='Validation', linewidth=2, markersize=4)
    axes[0, 1].set_xlabel('Epoch')
    axes[0, 1].set_ylabel('Accuracy')
    axes[0, 1].set_title('Top-1 Accuracy')
    axes[0, 1].legend()
    axes[0, 1].grid(True, alpha=0.3)

    # Top-3 Accuracy
    axes[0, 2].plot(epochs, history['val_top3'], 'purple', linewidth=2, markersize=4)
    axes[0, 2].set_xlabel('Epoch')
    axes[0, 2].set_ylabel('Top-3 Accuracy')
    axes[0, 2].set_title('Validation Top-3 Accuracy')
    axes[0, 2].grid(True, alpha=0.3)

    # F1 Scores
    axes[1, 0].plot(epochs, history['f1_macro'], 'purple', label='Macro', linewidth=2, markersize=4)
    axes[1, 0].plot(epochs, history['f1_weighted'], 'orange', label='Weighted', linewidth=2, markersize=4)
    axes[1, 0].set_xlabel('Epoch')
    axes[1, 0].set_ylabel('F1 Score')
    axes[1, 0].set_title('F1 Scores')
    axes[1, 0].legend()
    axes[1, 0].grid(True, alpha=0.3)

    # AUC-ROC
    axes[1, 1].plot(epochs, history['auc_roc'], 'brown', linewidth=2, markersize=4)
    axes[1, 1].set_xlabel('Epoch')
    axes[1, 1].set_ylabel('AUC-ROC')
    axes[1, 1].set_title('AUC-ROC Score')
    axes[1, 1].grid(True, alpha=0.3)

    # Remove empty subplot
    fig.delaxes(axes[1, 2])

    plt.tight_layout()
    plt.savefig(save_path, dpi=300, bbox_inches='tight')
    print(f"\nTraining curves saved to: {save_path}")
    plt.show()


# ============== Main Function ==============
def main():
    device = torch.device('cuda' if torch.cuda.is_available() else 'cpu')
    print(f"Using device: {device}")

    # Paths
    root_dir = "/kaggle/input/pacemakers"

    # Load CLIP model
    print("\nLoading CLIP model...")
    clip_model = load_clip_to_cpu("ViT-B/32")
    clip_model.float()

    # Get preprocessing function
    input_resolution = clip_model.visual.input_resolution
    preprocess = _transform(input_resolution)

    print("\n" + "="*70)
    print("Fine-grained Pacemaker Classification with MaPLe")
    print("="*70)

    # Create datasets
    train_dataset, val_dataset, test_dataset = create_pacemaker_datasets(
        root_dir, preprocess=preprocess
    )

    classnames = train_dataset.label_encoder.classes_.tolist()
    num_classes = len(classnames)

    print(f"\nNumber of classes: {num_classes}")
    print(f"Classes: {classnames[:10]}...")  # Show first 10 classes

    # Create dataloaders
    train_loader = DataLoader(train_dataset, batch_size=32, shuffle=True, num_workers=4)
    val_loader = DataLoader(val_dataset, batch_size=32, shuffle=False, num_workers=4)
    test_loader = DataLoader(test_dataset, batch_size=32, shuffle=False, num_workers=4)

    # Create config and model
    cfg = Config()
    print("\nBuilding MaPLe model with class-specific prompts...")
    model = CustomCLIP(cfg, classnames, clip_model)
    model.to(device)

    # Freeze parameters except prompt learner
    for name, param in model.named_parameters():
        if "prompt_learner" not in name:
            param.requires_grad_(False)
        else:
            param.requires_grad_(True)

    # Count trainable parameters
    trainable_params = sum(p.numel() for p in model.parameters() if p.requires_grad)
    print(f"\nTrainable parameters: {trainable_params:,}")

    # Optimizer and scheduler
    optimizer = torch.optim.AdamW(
        [p for p in model.parameters() if p.requires_grad],
        lr=cfg.OPTIM.LR,
        weight_decay=cfg.OPTIM.WEIGHT_DECAY
    )

    scheduler = torch.optim.lr_scheduler.CosineAnnealingLR(
        optimizer, T_max=cfg.OPTIM.MAX_EPOCH
    )

    use_amp = cfg.TRAINER.MAPLE.PREC == 'amp'
    scaler = GradScaler() if use_amp else None

    # Training history
    history = {
        'train_loss': [],
        'train_acc': [],
        'val_acc': [],
        'val_top3': [],
        'f1_macro': [],
        'f1_weighted': [],
        'auc_roc': []
    }

    best_val_acc = 0.0
    best_model_state = None

    # Training loop
    print("\nStarting training...")
    for epoch in range(1, cfg.OPTIM.MAX_EPOCH + 1):
        print(f"\nEpoch {epoch}/{cfg.OPTIM.MAX_EPOCH}")
        print("-" * 50)

        # Train
        train_loss, train_acc = train_epoch(model, train_loader, optimizer, scaler, device, epoch, use_amp)
        print(f"Train Loss: {train_loss:.4f}, Train Acc: {train_acc:.4f}")

        history['train_loss'].append(train_loss)
        history['train_acc'].append(train_acc)

        # Validate
        val_metrics = evaluate(model, val_loader, device, num_classes)

        history['val_acc'].append(val_metrics['top1_accuracy'])
        history['val_top3'].append(val_metrics['top3_accuracy'])
        history['f1_macro'].append(val_metrics['f1_macro'])
        history['f1_weighted'].append(val_metrics['f1_weighted'])
        history['auc_roc'].append(val_metrics['auc_roc'])

        print(f"Val Top-1 Acc: {val_metrics['top1_accuracy']:.4f}, "
              f"Val Top-3 Acc: {val_metrics['top3_accuracy']:.4f}")
        print(f"F1 Macro: {val_metrics['f1_macro']:.4f}, "
              f"F1 Weighted: {val_metrics['f1_weighted']:.4f}, "
              f"AUC-ROC: {val_metrics['auc_roc']:.4f}")

        if val_metrics['top1_accuracy'] > best_val_acc:
            best_val_acc = val_metrics['top1_accuracy']
            print(f"✓ New best model! (Accuracy: {best_val_acc:.4f})")
            best_model_state = copy.deepcopy(model.state_dict())

        scheduler.step()

    # Load best model
    if best_model_state is not None:
        model.load_state_dict(best_model_state)

    # Plot training curves
    save_path = '/kaggle/working/training_curves.png'
    plot_training_curves(history, save_path=save_path)

    # Final test evaluation
    print("\n" + "="*70)
    print("Final Test Evaluation")
    print("="*70)

    test_metrics = evaluate(model, test_loader, device, num_classes)
    print(f"\nTest Results:")
    print(f"  Top-1 Accuracy: {test_metrics['top1_accuracy']:.4f}")
    print(f"  Top-3 Accuracy: {test_metrics['top3_accuracy']:.4f}")
    print(f"  F1-Score (Macro): {test_metrics['f1_macro']:.4f}")
    print(f"  F1-Score (Weighted): {test_metrics['f1_weighted']:.4f}")
    print(f"  AUC-ROC: {test_metrics['auc_roc']:.4f}")

    return model, test_metrics, history

if __name__ == "__main__":
    model, test_metrics, history = main()
